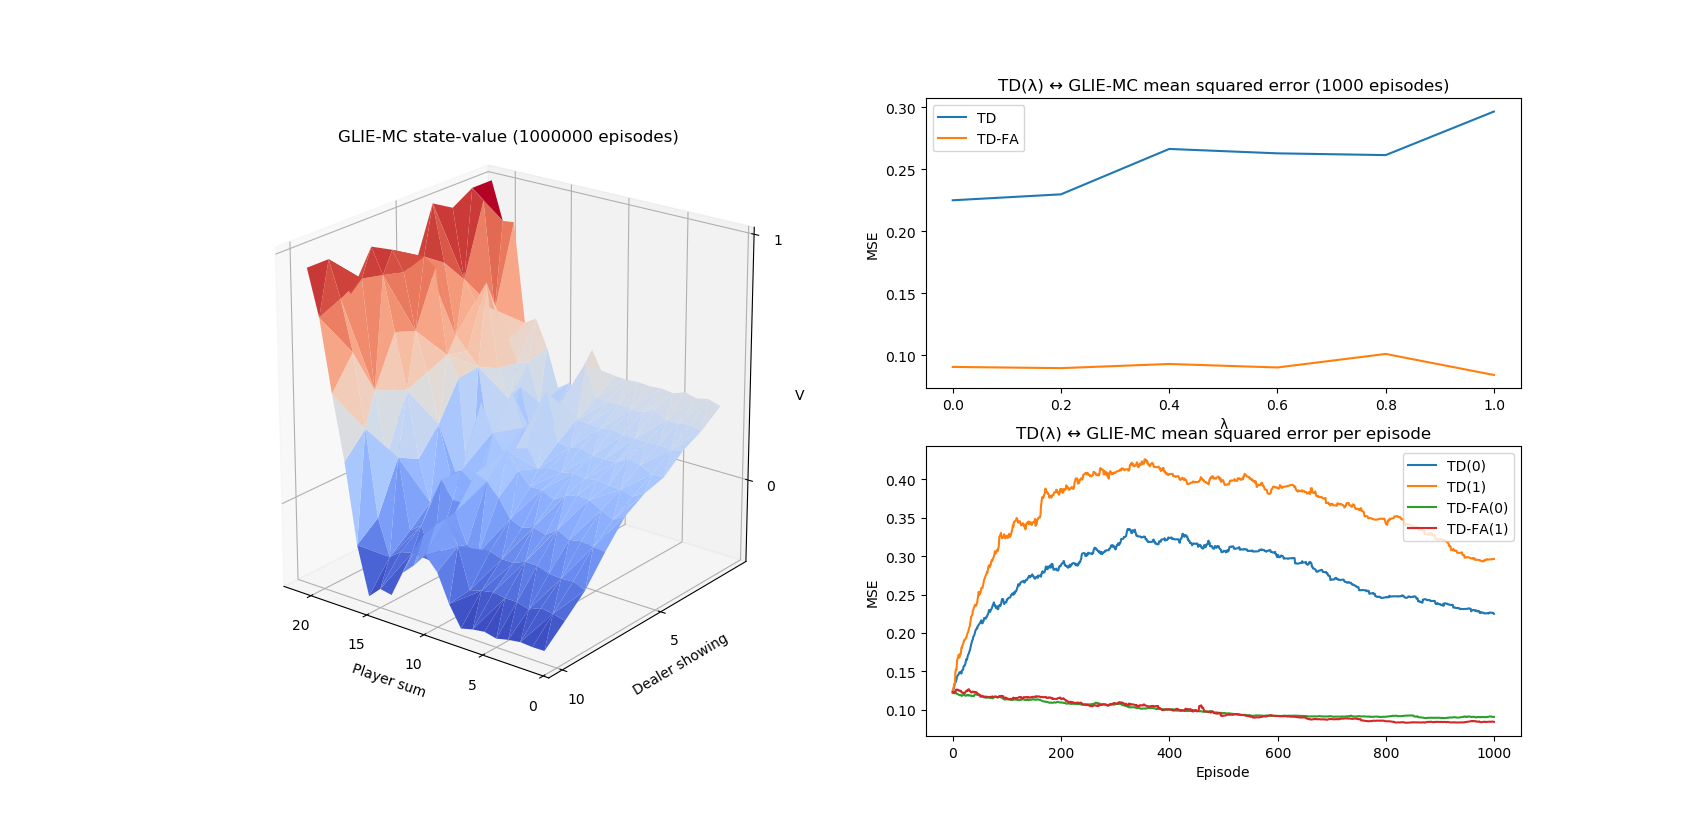

Recreate this plot in Python.
import random
from collections import defaultdict
import operator
import copy

from mpl_toolkits import mplot3d
import matplotlib.pyplot as plt
import matplotlib.ticker as ticker
from matplotlib import cm

HIT = "hit"
STICK = "stick"
N0 = 100
FEATURES = 36

DECK_MAX = 21
CARD_MAX = 10
CARD_MIN = 1
DEALER_STICK = 17

def draw_card():
    n = random.choice([i for i in range(CARD_MIN, CARD_MAX + 1)])
    return n if random.choice(["red", "black", "black"]) == "black" else -n

def draw_blacks():
    player = abs(draw_card())
    dealer = abs(draw_card())
    return player, dealer

def is_bust(deck):
    return deck > DECK_MAX or deck < CARD_MIN

def easy21(state, action):
    player, dealer = state
    if action == HIT:
        player += draw_card()
        return (None, -1) if is_bust(player) else ((player, dealer), 0)
    while dealer < DEALER_STICK:
        dealer += draw_card()
        if is_bust(dealer):
            return None, 1
    return None, int(dealer < player) - int(dealer > player)

def mse(Q_a, Q_b):
    err = 0
    n = 0
    for player in range(CARD_MIN, DECK_MAX + 1):
        for dealer in range(CARD_MIN, CARD_MAX + 1):
            state = player, dealer
            for action in HIT, STICK:
                err += (Q_a(state, action) - Q_b(state, action))**2
                n += 1
    return err/n

def epsilon_policy(actions, e):
    m = len(actions)
    best = max((q, a) for a, q in actions)[1]
    weighted = [(a, (e/m + 1 - e) if a == best else e/m) for a, q in actions]
    tip = random.random()
    mass = 0
    for a, w in weighted:
        mass += w
        if tip <= mass:
            return a
    assert False

def mc(episodes):
    Q = defaultdict(lambda:{HIT:0, STICK:0})
    N = defaultdict(lambda:defaultdict(int))
    for _ in range(episodes):
        state = draw_blacks()
        episode = []
        reward = 0
        while state is not None:
            epsilon = N0/(N0 + sum(N[state].values()))
            action = epsilon_policy(Q[state].items(), epsilon)
            episode.append((state, action))
            state, reward = easy21(state, action)
        for s, a in episode:
            N[s][a] += 1
            q = Q[s][a]
            alf = 1/N[s][a]
            Q[s][a] = q + alf*(reward - q)
    return Q

def td(episodes, lmbda, Q_ref):
    Q = defaultdict(lambda:{HIT:0, STICK:0})
    N = defaultdict(lambda:defaultdict(int))
    mses = []
    for _ in range(episodes):
        E = defaultdict(lambda:defaultdict(int))
        state = draw_blacks()
        action = epsilon_policy(Q[state].items(), 1.0)
        while state is not None:
            E[state][action] += 1
            N[state][action] += 1
            q = Q[state][action]
            state, reward = easy21(state, action)
            action = epsilon_policy(Q[state].items(), N0/(N0 + sum(N[state].values())))
            err = reward + Q[state][action] - q
            for s in E:
                for a in E[s]:
                    alf = 1/N[s][a]
                    Q[s][a] += alf*err*E[s][a]
                    E[s][a] *= lmbda
        mses.append(mse(lambda s, a: Q_ref[s][a], lambda s, a: Q[s][a]))
    return Q, mses

def feature(state, action):
    DEAL = [(1, 4), (4, 7), (7, 10)]
    PLAY = [(1, 6), (4, 9), (7, 12), (10, 15), (13, 18), (16, 21)]
    ACT = [HIT, STICK]
    player, dealer = state
    def indicator(d, p, a):
        if action != a:
            return 0
        if dealer < d[0] or dealer > d[1]:
            return 0
        if player < p[0] or player > p[1]:
            return 0
        return 1
    return [indicator(d, p, a) for d in DEAL for p in PLAY for a in ACT]

def qfa(state, action, w):
    return sum(map(operator.mul, feature(state, action), w)) if state is not None else 0

def fa(episodes, lmbda, Q_ref):
    W = [0]*FEATURES
    ALF = 0.01
    ETA = 0.05
    actions = lambda state: [(HIT, qfa(state, HIT, W)), (STICK, qfa(state, STICK, W))]
    mses = []
    for _ in range(episodes):
        state = draw_blacks()
        action = epsilon_policy(actions(state), ETA)
        E = [0]*FEATURES
        while state is not None:
            X = feature(state, action)
            q = qfa(state, action, W)
            state, reward = easy21(state, action)
            action = epsilon_policy(actions(state), ETA)
            err = reward + qfa(state, action, W) - q
            E = [lmbda*e + x for x, e in zip(X, E)]
            W = [w + ALF*err*e for w, e in zip(W, E)]
        mses.append(mse(lambda s, a: Q_ref[s][a], lambda s, a: qfa(s, a, W)))
    return W, mses

def eye_candy(Q_mc, Q_td, Q_fa):
    td_lmbda = lambda t: t[1]
    td_mses = lambda t: t[0][1]

    fig = plt.figure(num="Easy21 eyecandy")
    gs = fig.add_gridspec(2, 2)
    ax = fig.add_subplot(gs[:, 0], projection='3d')
    ax.set_title("GLIE-MC state-value ({} episodes)".format(Q_MC_EPS))
    ax.set_xlabel("Player sum")
    ax.set_ylabel("Dealer showing")
    ax.set_zlabel("V")
    ax.xaxis.set_major_locator(ticker.MultipleLocator(5))
    ax.yaxis.set_major_locator(ticker.MultipleLocator(5))
    ax.zaxis.set_major_locator(ticker.MultipleLocator(1))

    def v(x, y):
        return max((q, a) for a, q in Q_mc[(x, y)].items())[0]

    player, dealer, reward = zip(
        *((x, y, v(x, y)) for x in range(CARD_MIN, DECK_MAX + 1) for y in range(CARD_MIN, CARD_MAX + 1)))
    ax.plot_trisurf(player, dealer, reward, cmap=cm.coolwarm)

    ax = fig.add_subplot(gs[0, 1])
    ax.set_title("TD(λ) ↔ GLIE-MC mean squared error ({} episodes)".format(Q_TD_EPS))
    ax.plot([td_lmbda(qs) for qs in Q_td], [td_mses(qs)[-1] for qs in Q_td], label = "TD")
    ax.plot([td_lmbda(qs) for qs in Q_fa], [td_mses(qs)[-1] for qs in Q_fa], label = "TD-FA")
    ax.set_xlabel("λ")
    ax.set_ylabel("MSE")
    plt.legend()

    ax = fig.add_subplot(gs[1, 1])
    ax.set_title("TD(λ) ↔ GLIE-MC mean squared error per episode".format(Q_TD_EPS))

    ax.plot([mse for mse in td_mses(Q_td[0])], label="TD({})".format(0))
    ax.plot([mse for mse in td_mses(Q_td[-1])], label="TD({})".format(1))
    ax.plot([mse for mse in td_mses(Q_fa[0])], label="TD-FA({})".format(0))
    ax.plot([mse for mse in td_mses(Q_fa[-1])], label="TD-FA({})".format(1))
    ax.set_xlabel("Episode")
    ax.set_ylabel("MSE")

    plt.legend()
    plt.show()

if __name__ == "__main__":
    Q_MC_EPS = int(1e6)
    Q_TD_EPS = int(1e3)
    LAMBDAS = (0.0, 0.2, 0.4, 0.6, 0.8, 1.0)

    print("Learning MC agent...")
    Q_mc = mc(episodes=Q_MC_EPS)
    print("Learning TD(λ) agents...")
    Q_td = [(td(episodes=Q_TD_EPS, lmbda=lmbda, Q_ref=Q_mc), lmbda) for lmbda in LAMBDAS]
    print("Learning TD-FA(λ) agents...")
    Q_fa = [(fa(episodes=Q_TD_EPS, lmbda=lmbda, Q_ref=Q_mc), lmbda) for lmbda in LAMBDAS]

    eye_candy(Q_mc, Q_td, Q_fa)
